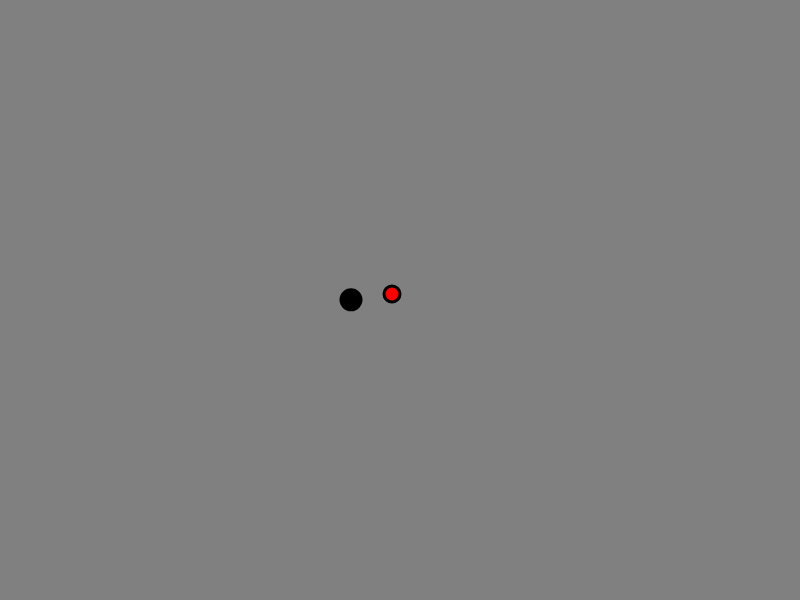
Frame 1 (no input)
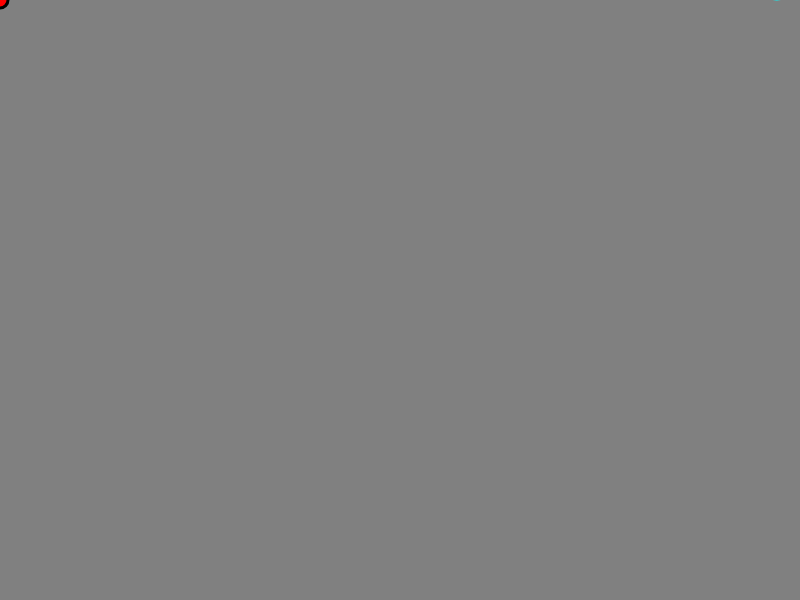
Frame 60 (no input)
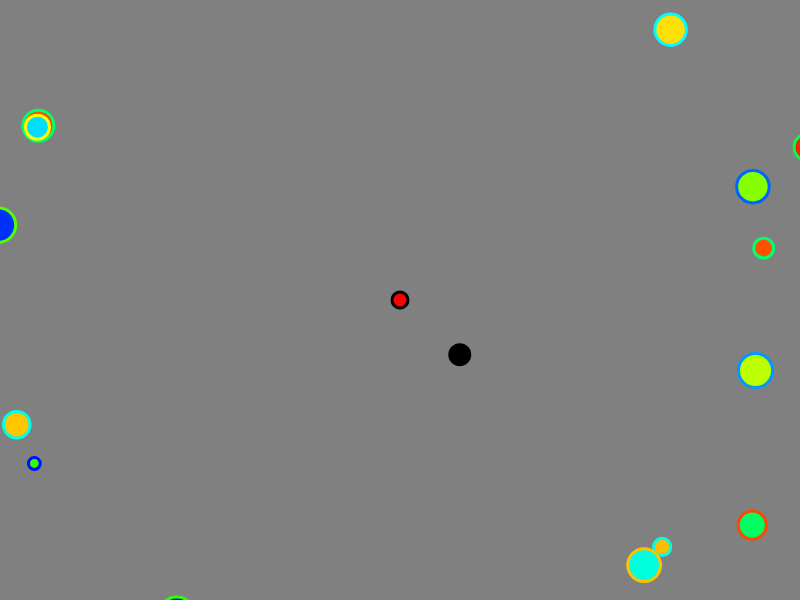
Frame 120 (the mouse pressed at the canvas centre since frame 60)

The p5.js sketch that drew these frames (run headless with seeded random() and noise() and a simulated clock; from frame 60 on, the mouse is pressed at the canvas centre):

// p5.js sketch
// ── sketch.js
var gameState, player, sledge, monsters
var maxSledgeSpeed = 15

function setup() {
  createCanvas(displayWidth, displayHeight)
  colorMode(HSB)
  strokeWeight(3)
  resetGame()
}

function draw() {
  if (gameState === "gameOn") {
    background(255, 0, 50)
    incrementGameState()
    drawObjects()
    if (random() < 0.05) {
      monsters.push(createMonster())
    }
  } else if (gameState === "gameOver") {
    textSize(32)
    textAlign(CENTER)
    fill(128, 255, 255)
    text("Game Over, click to restart", width / 2, height / 2)
  }
}

function mousePressed() {
  if (gameState === "gameOver") {
    resetGame()
  }
}

function resetGame() {
  gameState = "gameOn"
  player = new Player(width / 2, height / 2)
  sledge = new Sledge(width / 2 - 50, height / 2)
  monsters = []
  for (var i = 0; i < 15; i++) {
    monsters.push(createMonster())
  }
}

function createMonster() {
  var pos = p5.Vector.random2D()
    .setMag(sqrt(pow(width / 2, 2) + pow(height / 2, 2)) + 100)
    .add(createVector(width / 2, height / 2))
  var r = random(5, 20)
  var c = random(255)
  return new Monster(pos, r, c)
}

function incrementGameState() {
  player.update()
  sledge.update()
  var i = monsters.length
  while (i--) {
    monsters[i].update()
    if (monsters[i].delete) {
      monsters.splice(i, 1)
    }
  }
}

function drawObjects() {
  monsters.forEach(function(monster) {
    monster.draw()
  })
  player.draw()
  sledge.draw()
}

function Player(x, y) {
  this.pos = createVector(x, y)
  this.r = 8
  this.maxSpeed = 10
  
  this.update = function() {
    var mPos = createVector(mouseX, mouseY)
    var vel = p5.Vector.sub(mPos, this.pos).limit(this.maxSpeed)  
    this.pos.add(vel)
  }
  
  this.draw = function() {
    stroke(0)
    fill(0, 255, 255)
    ellipse(this.pos.x, this.pos.y, this.r * 2, this.r * 2)
  }
}

function Sledge(x, y) {
  this.pos = createVector(x, y)
  this.vel = createVector()
  this.r = 10

  this.update = function() {
    this.vel.add(p5.Vector.sub(player.pos, this.pos).normalize())
    this.vel.limit(maxSledgeSpeed)
    this.pos.add(this.vel)
  }
  
  this.draw = function() {
    stroke(0)
    fill(0)
    ellipse(this.pos.x, this.pos.y, this.r * 2, this.r * 2)
  }
}

function Monster(pos, r, c) {
  this.pos = pos
  this.r = r
  this.c = c
  this.delete = false
  
  this.draw = function() {
    stroke((c + 128) % 255, 255, 255)
    fill(c, 255, 255)
    ellipse(this.pos.x, this.pos.y, this.r * 2, this.r * 2)
  }
  
  this.update = function() {
    if (p5.Vector.dist(this.pos, sledge.pos) < this.r + sledge.r) {
      this.delete = true
    }
    if (p5.Vector.dist(this.pos, player.pos) < this.r + player.r) {
      gameState = "gameOver"
    }
    this.pos.add(p5.Vector.sub(player.pos, this.pos).setMag(2))
  }
}


// ── blood.js
function Blood(pos) {
  this.delete = false
  this.pos = pos
  this.v = p5.Vector.random2D()
  this.timeToLive = 100
  
  this.render = function() {
    stroke(0, 255, 255)
    fill(0, 255, 255)
    ellipse(this.pos.x, this.pos.y, this.timeToLive / 10, this.timeToLive / 10)
  }
  
  this.update = function() {
    this.timeToLive--
    this.delete = this.timeToLive < 0
    this.v.y += 0.02
    this.pos.add(this.v)
  }
}

// ── monster.js
function spawnMonster() {
  var pos = p5.Vector.random2D()
    .setMag(sqrt(pow(width / 2, 2) + pow(height / 2, 2)) + 100)
    .add(createVector(width / 2, height / 2))
  var r = random(5, 20)
  var c = random(255)
  return new Monster(pos, r, c)
}

function Monster(pos, r, c) {
  this.pos = pos
  this.r = r
  this.c = c
  this.delete = false
  
  this.render = function() {
    stroke((c + 128) % 255, 255, 255)
    fill(c, 255, 255)
    ellipse(this.pos.x, this.pos.y, this.r * 2, this.r * 2)
  }
  
  this.update = function() {
    if (p5.Vector.dist(this.pos, sledge.pos) < this.r + sledge.r) {
      this.delete = true
      score++
    }
    if (p5.Vector.dist(this.pos, player.pos) < this.r + player.r) {
      gameState = "gameOver"
    }
    this.pos.add(p5.Vector.sub(player.pos, this.pos).setMag(2))
  }
}

// ── player.js
function Player(x, y) {
  this.pos = createVector(x, y)
  this.r = 8
  this.maxSpeed = 10
  
  this.update = function() {
    var mPos = createVector(mouseX, mouseY)
    var vel = p5.Vector.sub(mPos, this.pos).limit(this.maxSpeed)  
    this.pos.add(vel)
  }
  
  this.draw = function() {
    stroke(0)
    fill(0, 255, 255)
    ellipse(this.pos.x, this.pos.y, this.r * 2, this.r * 2)
  }
}
// ── sledge.js
function Sledge(x, y) {
  this.pos = createVector(x, y)
  this.vel = createVector()
  this.r = 10

  this.render = function() {
    stroke(0)
    fill(0)
    ellipse(this.pos.x, this.pos.y, this.r * 2, this.r * 2)
  }

  this.update = function() {
    this.vel.add(p5.Vector.sub(player.pos, this.pos).normalize())
    this.vel.limit(maxSledgeSpeed)
    this.pos.add(this.vel)
  }
  
}
